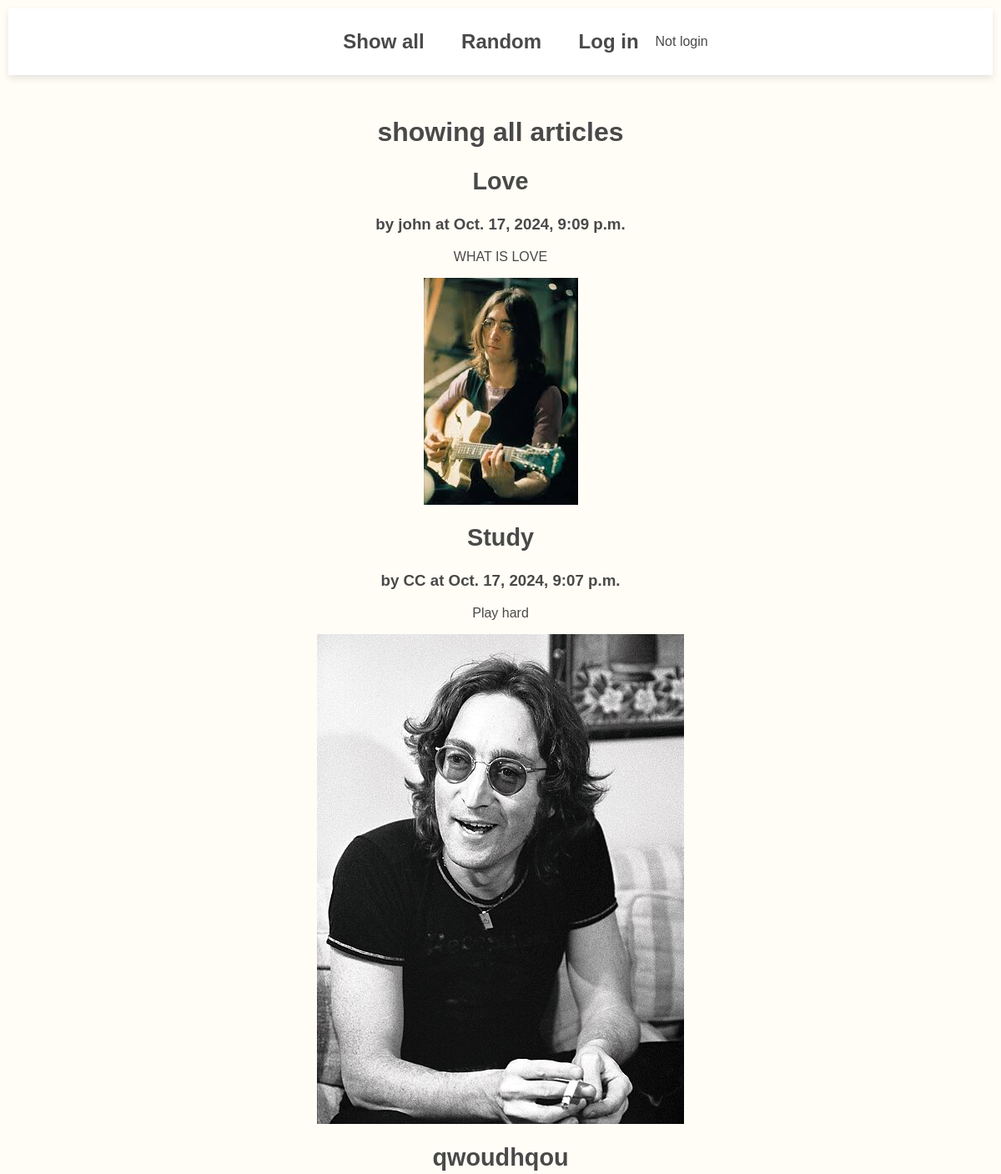
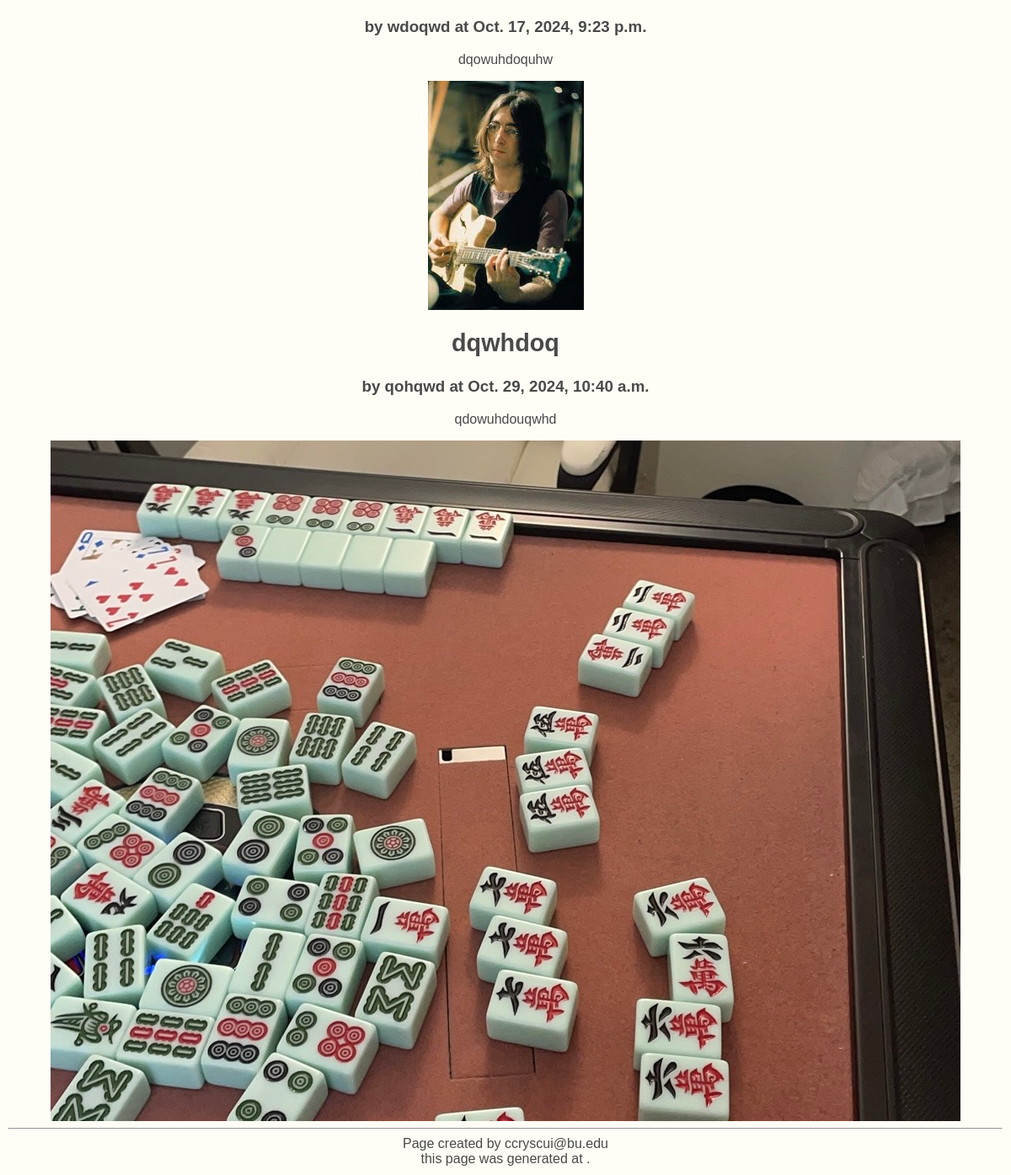
/blog/show_alls, run on the app's committed database (2 pictures, top to bottom).
### blog/models.py (models this page shows, shortened)
class Article(models.Model):
    user = models.ForeignKey(User, on_delete=models.CASCADE)
    title = models.TextField(blank=False)
    author = models.TextField(blank=False)
    text = models.TextField(blank=False)
    published = models.DateTimeField(auto_now=True)
    image_file = models.ImageField(blank=True) # an actual image
    def __str__(self):
        return f'{self.title} by {self.author}'

### blog/views.py (the view)
# urls.py: path(r'show_alls', views.ShowAllView.as_view(), name = "show_alls"),
class ShowAllView(ListView):
    model = Article
    template_name = "blog/show_alls.html"
    context_object_name = 'articles'
    def dispatch(self, request: HttpRequest, *args: Any, **kwargs: Any) -> HttpResponse:
        print(f"self.request.user={self.request.user}")
        return super().dispatch(request, *args, **kwargs)

### blog/templates/blog/show_alls.html
 {% extends 'blog/base.html' %}
 {% block content %}
 <h1>showing all articles</h1>
  <div>
    {% for a in articles %}
    <div>
        <a href="{% url 'article' a.pk %}"><h2>{{a.title}}</h2></a>
        <h3>by {{a.author}} at {{a.published}}</h3>
        <p>
            {{a.text}}
        </p>
        <a href="{% url 'article' a.pk %}">
          <img src="{{a.image_file.url}}" alt="img">
        </a>
    </div>
    {% endfor %}
  </div>
  {% endblock %}

### blog/templates/blog/base.html (shortened to what this page needs)
{% load static %}
<html>
<head>
    <link rel="stylesheet" href="{% static 'styles.css' %}">
</head>
<body>
    <nav>
        <ul>
            <a href="{% url 'show_alls' %}" >Show all</a>
            <a href="{% url 'random' %}" >Random</a>
            {% if request.user.is_authenticated %}
            <a href="{% url 'create_article' %}">Create Article </a>
            <form method="POST" action="{% url 'logout' %}">
                {% csrf_token %}
                <input type="submit" value="logout">
            </form>
            {% else %}
            <a href="{% url 'login' %}">Log in </a>
            {% endif %}
        </ul>
        <p>
            {% if request.user.is_authenticated %}
            Logged in user: {{request.user}}
            {% else %}
            Not login
            {% endif %}
        </p>
    </nav>
     {% block content %}{% endblock %}
     <hr>
     Page created by ccryscui@bu.edu <br>
     this page was generated at {{current_time}}.
</body>
</html>

### static/styles.css (style rules this page uses)
body { background-color: #fffdf6; color: #494949; font-family: Arial, sans-serif; margin: 10px; padding: 0; text-align: center; }
h1 { margin: 50px; margin-bottom: 20px; }
p { font-size:medium; }
nav { background-color: white; padding: 10px 20px; justify-content: center; align-items: center; box-shadow: 0 4px 8px rgba(0, 0, 0, 0.1); margin: 0 auto; display: flex; }
nav a { font-size: 24px; color: #494949; text-decoration: none; font-weight: bold; padding: 10px 20px; transition: color 0.3s ease; }
a { text-decoration: none; color: #494949; font-size:larger; font-weight: bold; transition: color 0.3s ease; }

### data on the page
Article: title "Love", author "john", published "Oct. 17, 2024, 9:09 p.m.", text "WHAT IS LOVE", image_file (picture)
Article: title "Study", author "CC", published "Oct. 17, 2024, 9:07 p.m.", text "Play hard", image_file (picture)
Article: title "qwoudhqou", author "wdoqwd", published "Oct. 17, 2024, 9:23 p.m.", text "dqowuhdoquhw", image_file (picture)
Article: title "dqwhdoq", author "qohqwd", published "Oct. 29, 2024, 10:40 a.m.", text "qdowuhdouqwhd", image_file (picture)
